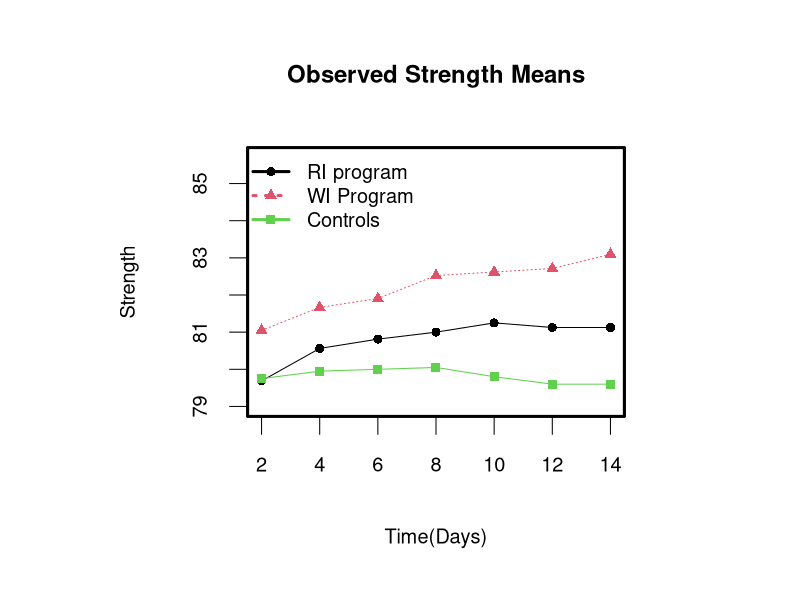

Reproduce this figure in R.
library(lme4)
library(nlme)


temp <- read.table("weight2.dat", 
       col.names=c("Subj","Program","S1",
       "S2","S3","S4","S5","S6","S7"))
temp

attach(temp)
weight <- data.frame(rbind(
		cbind.data.frame(Subj,Program, Time=2,Strength=S1),
		cbind.data.frame(Subj,Program, Time=4,Strength=S2),
		cbind.data.frame(Subj,Program, Time=6,Strength=S3),
		cbind.data.frame(Subj,Program, Time=8,Strength=S4),
		cbind.data.frame(Subj,Program, Time=10,Strength=S5),
		cbind.data.frame(Subj,Program, Time=12,Strength=S6),
		cbind.data.frame(Subj,Program, Time=14,Strength=S7)))

detach()

weight$Subj <- as.factor(weight$Subj)
weight$Program <- as.factor(weight$Program)
weight$Timef <- as.factor(weight$Time)


i <- order(weight$Subj,weight$Time)
weight <- weight[i,]


# Delete the list called i         
rm(i)  


# Compute sample means

means <- tapply(weight$Strength,
    list(weight$Time,weight$Program),mean)
means


#  Make a profile plot of the means


x.axis <- unique(weight$Time)

par(fin=c(6.0,6.0),pch=18,mkh=.1,mex=1.5,
            cex=1.2,lwd=3)
matplot(c(2,14), c(79,85.7), type="n", 
     xlab="Time(Days)", ylab="Strength",
     main= "Observed Strength Means")   
matlines(x.axis,means,type='l',lty=c(1,3,7))
matpoints(x.axis,means, pch=c(16,17,15))    
legend('topleft',legend=c("RI program",
    'WI Program','Controls'),lty=c(1,3,7),col=c(1,2,3),pch=c(16,17,15),bty='n')

m1=lmer(Strength~Program*Timef+(1|Subj),data=weight)
summary(m1)
anova(m1)
confint(m1)

m2=lme(Strength~Program*Timef,
        random=~1|Subj,data=weight)








